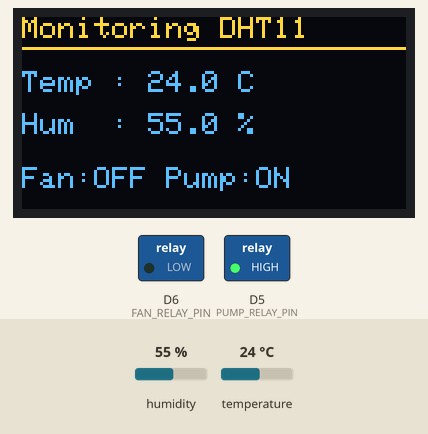
Recording of a program running on a simulated ESP8266 (NodeMCU). Shown: 128×64 one-colour display, switched loads named in the program (green lamp = pin HIGH). Inputs (shaded band) come from the test bench; at power-on: temperature 24 °C, humidity 55 %. The OLED is the two-colour kind (top 16 rows yellow); WiFi joins after 1.5 s; servers stay silent unless stated; what the program prints to the serial monitor is not drawn.

Above: at 4.6 s.
4.7 s: temperature set to 29 °C
At 7.9 s:
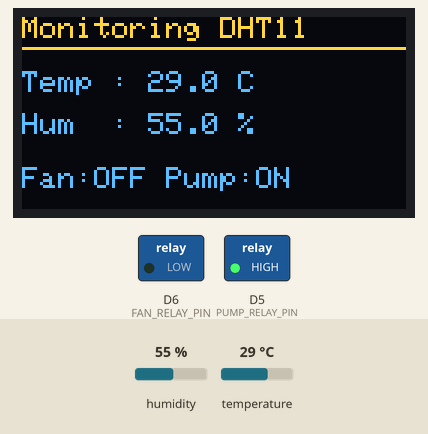
8.9 s: temperature set to 32 °C
At 12.1 s:
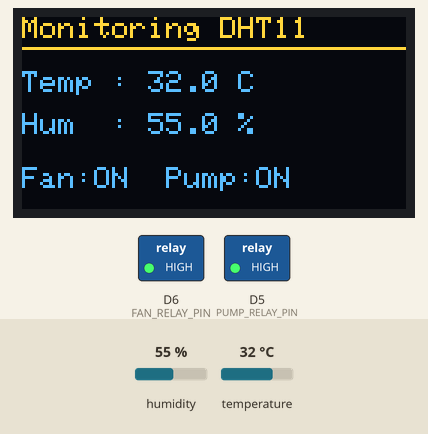
12.9 s: humidity set to 58 %
16.9 s: humidity set to 61 %
At 20.6 s:
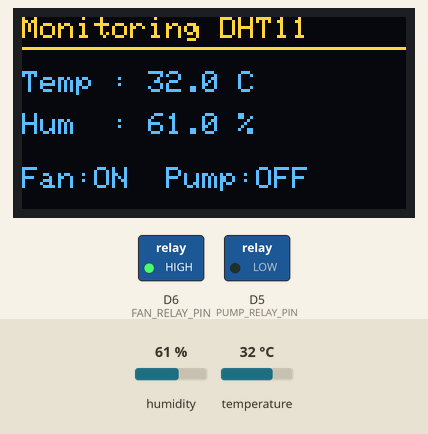
20.9 s: humidity set to 22 %
At 24.8 s:
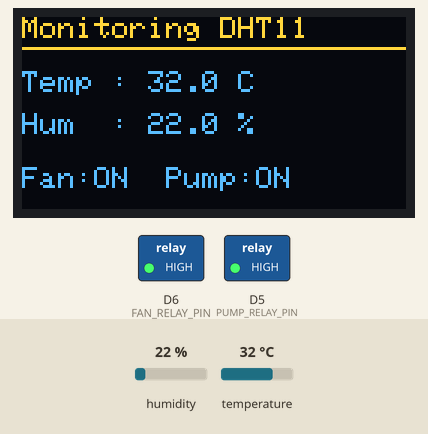
Timing chart, 0 to 25.9 s (numbered marks = the images above; inputs shaded):
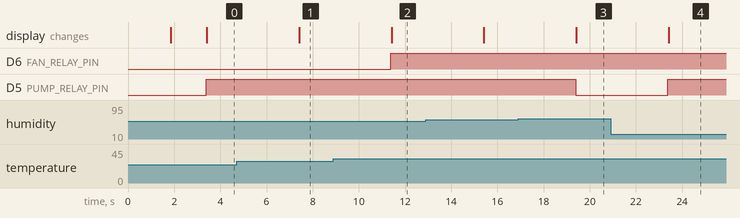

The program:

main.cpp
```cpp
#include <Arduino.h>
#include <ESP8266WiFi.h>
#include "globals.h"
#include <BlynkSimpleEsp8266.h>
#include "hardware.h"

void checkSensorAndControl();

void setup()
{
    Serial.begin(115200);
    Serial.println();

    dht.begin();

    // Login ke Blynk Cloud
    Blynk.begin(BLYNK_AUTH_TOKEN, ssid, pass);

    pinMode(FAN_RELAY_PIN, OUTPUT);
    pinMode(PUMP_RELAY_PIN, OUTPUT);

    // Relay OFF (Active LOW)
    fanOff();
    pumpOff();

    initOLED();

    // Cek sensor tiap 2 detik, tapi kirim ke Blynk cuman kalau perlu (checkSensorAndControl)
    timer.setInterval(SENSOR_CHECK_INTERVAL, checkSensorAndControl);

    // Jalankan pertama kali agar data sensor dan OLED langsung terisi
    checkSensorAndControl();

    Serial.println("System Ready");
}

void loop()
{
    Blynk.run();
    timer.run();
}

/* ==========================================================
   Saat device baru connect ke Blynk:
   Reset status switch manual ke OFF (Auto), matikan semua LED status,
   dan kirim status Wifi.
   ========================================================== */
BLYNK_CONNECTED()
{
    Blynk.virtualWrite(VPIN_PUMP_SW, 0);
    Blynk.virtualWrite(VPIN_PUMP_LED, 0);
    Blynk.virtualWrite(VPIN_FAN_LED, 0);
    Blynk.virtualWrite(VPIN_WIFI, 1);

    lastSentPumpState = false;
    lastSentFanState = false;
    lastSentWifi = 1;
}


/* ==========================================================
   Cek sensor, jalankan kontrol relay, update OLED,
   dan kirim ke Blynk HANYA kalau perlu (hemat kuota)
   ========================================================== */
void checkSensorAndControl()
{
    readSensor(currentTemp, currentHum);

    if (isnan(currentTemp) || isnan(currentHum))
    {
        Serial.println("Failed to read DHT11");
        showError("DHT11 ERROR");
        return;
    }

    controlRelay(currentTemp, currentHum);

    bool fanState  = (digitalRead(FAN_RELAY_PIN)  == HIGH);
    bool pumpState = (digitalRead(PUMP_RELAY_PIN) == HIGH);

    Serial.println("--------------------------------");
    Serial.printf("Temperature : %.1f C\n", currentTemp);
    Serial.printf("Humidity    : %.1f %%\n", currentHum);
    Serial.printf("Fan         : %s (auto)\n", fanState ? "ON" : "OFF");
    Serial.printf("Pump        : %s (auto)\n", pumpState ? "ON" : "OFF");

    showSensorData(currentTemp, currentHum);

    bool needSend = false;
    unsigned long now = millis();

    // Heartbeat: paksa kirim tiap 60 detik walau tidak ada perubahan
    if (now - lastHeartbeat >= HEARTBEAT_INTERVAL)
    {
        needSend = true;
        lastHeartbeat = now;
    }

    // Kirim suhu hanya jika berubah cukup signifikan
    if (fabs(currentTemp - lastSentTemp) >= TEMP_DELTA_MIN || needSend)
    {
        Blynk.virtualWrite(VPIN_SUHU, currentTemp);
        lastSentTemp = currentTemp;
    }

    // Kirim kelembapan hanya jika berubah cukup signifikan
    if (fabs(currentHum - lastSentHum) >= HUM_DELTA_MIN || needSend)
    {
        Blynk.virtualWrite(VPIN_HUMID, currentHum);
        lastSentHum = currentHum;
    }

    // Kirim status kipas hanya jika berubah
    if (fanState != lastSentFanState || needSend)
    {
        Blynk.virtualWrite(VPIN_FAN_LED, fanState ? 1 : 0);
        lastSentFanState = fanState;
    }

    // Kirim status pompa dan switch Blynk hanya jika berubah
    if (pumpState != lastSentPumpState || needSend)
    {
        Blynk.virtualWrite(VPIN_PUMP_SW, pumpState ? 1 : 0);
        Blynk.virtualWrite(VPIN_PUMP_LED, pumpState ? 1 : 0);
        lastSentPumpState = pumpState;
    }

    // Status Wifi cukup dicek/dikirim saat heartbeat saja
    if (needSend)
    {
        int wifiNow = (WiFi.status() == WL_CONNECTED) ? 1 : 0;
        if (wifiNow != lastSentWifi)
        {
            Blynk.virtualWrite(VPIN_WIFI, wifiNow);
            lastSentWifi = wifiNow;
        }
    }
}
```

globals.h
```cpp
#ifndef GLOBALS_H
#define GLOBALS_H

#include "config.h"
#include <Arduino.h>
#include <DHT.h>
#include <Adafruit_SSD1306.h>
#include <Blynk/BlynkTimer.h>

// Objects
extern DHT dht;
extern Adafruit_SSD1306 display;
extern BlynkTimer timer;

// State variables
extern float currentTemp;
extern float currentHum;

extern float lastSentTemp;
extern float lastSentHum;
extern bool lastSentFanState;
extern bool lastSentPumpState;
extern int lastSentWifi;

extern unsigned long lastHeartbeat;

#endif // GLOBALS_H
```

hardware.h
```cpp
#ifndef HARDWARE_H
#define HARDWARE_H

#include <Arduino.h>

void initOLED();
void readSensor(float &temperature, float &humidity);
void showSensorData(float temperature, float humidity);
void showError(const char *message);

void controlRelay(float temperature, float humidity);

void fanOn();
void fanOff();

void pumpOn();
void pumpOff();

#endif // HARDWARE_H
```

globals.cpp
```cpp
#include "globals.h"

// WiFi
char ssid[] = "IPhone Perdi";
char pass[] = "12345678999";

// Objects
DHT dht(DHT_PIN, DHT_TYPE);

Adafruit_SSD1306 display(
    SCREEN_WIDTH,
    SCREEN_HEIGHT,
    &Wire,
    OLED_RESET
);

BlynkTimer timer;

// State variables
float currentTemp = 0.0;
float currentHum = 0.0;

float lastSentTemp     = -999.0;
float lastSentHum      = -999.0;
bool  lastSentFanState = false;
bool  lastSentPumpState= false;
int   lastSentWifi     = -1;

unsigned long lastHeartbeat = 0;
```

hardware.cpp
```cpp
#include "hardware.h"
#include "globals.h"
#include <Wire.h>

/* ==========================================================
   Inisialisasi OLED
   ========================================================== */
void initOLED()
{
    Wire.begin(LCD_PIN_SDA, LCD_PIN_SCL);

    if (!display.begin(SSD1306_SWITCHCAPVCC, OLED_ADDRESS))
    {
        Serial.println("OLED initialization failed!");
        while (true);
    }

    display.clearDisplay();
    display.setTextColor(SSD1306_WHITE);

    display.setTextSize(2);
    display.setCursor(8, 10);
    display.println("ESP8266");

    display.setTextSize(1);
    display.setCursor(18, 40);
    display.println("OLED Ready");

    display.display();

    delay(1500);
}

/* ==========================================================
   Baca Sensor DHT11
   ========================================================== */
void readSensor(float &temperature, float &humidity)
{
    temperature = dht.readTemperature();
    humidity = dht.readHumidity();
}

/* ==========================================================
   Kontrol Relay
   ========================================================== */
void controlRelay(float temperature, float humidity)
{
    // Kipas (Mode otomatis berdasarkan suhu)
    if (temperature > TEMP_THRESHOLD)
        fanOn();
    else
        fanOff();

    // Pompa (Mode otomatis berdasarkan kelembapan)
    if (humidity < HUM_THRESHOLD)
    {
        pumpOn();
    }
    else
    {
        pumpOff();
    }
}

void fanOn()
{
    digitalWrite(FAN_RELAY_PIN, HIGH);    // Active HIGH
}

void fanOff()
{
    digitalWrite(FAN_RELAY_PIN, LOW);
}

void pumpOn()
{
    digitalWrite(PUMP_RELAY_PIN, HIGH);   // Active HIGH
}

void pumpOff()
{
    digitalWrite(PUMP_RELAY_PIN, LOW);
}

/* ==========================================================
   Display OLED
   ========================================================== */
void showSensorData(float temperature, float humidity)
{
    display.clearDisplay();

    display.setTextSize(1);

    display.setCursor(0, 0);
    display.println("Monitoring DHT11");

    display.drawLine(0, 10, 127, 10, SSD1306_WHITE);

    display.setCursor(0, 18);
    display.print("Temp : ");
    display.print(temperature, 1);
    display.print(" C");

    display.setCursor(0, 32);
    display.print("Hum  : ");
    display.print(humidity, 1);
    display.print(" %");

    display.setCursor(0, 50);
    display.print("Fan:");
    display.print(digitalRead(FAN_RELAY_PIN) == HIGH ? "ON " : "OFF");

    display.print(" Pump:");
    display.print(digitalRead(PUMP_RELAY_PIN) == HIGH ? "ON" : "OFF");

    display.display();
}

/* ==========================================================
   Error Display
   ========================================================== */
void showError(const char *message)
{
    display.clearDisplay();

    display.setTextSize(2);
    display.setCursor(0, 15);
    display.println("ERROR");

    display.setTextSize(1);
    display.setCursor(0, 45);
    display.println(message);

    display.display();
}
```

config.h
```cpp
#ifndef CONFIG_H
#define CONFIG_H

#define BLYNK_TEMPLATE_ID           "TMPL6WC99jfYu"
#define BLYNK_TEMPLATE_NAME         "Quickstart Template"
#define BLYNK_AUTH_TOKEN            "e4rzTK7W2x6c7klI-l7ZtGl-mydqGQGy"

#define BLYNK_PRINT Serial

#include <Arduino.h>

// DHT11
#define DHT_PIN         D4
#define DHT_TYPE        DHT11

// OLED I2C
#define LCD_PIN_SDA     D2
#define LCD_PIN_SCL     D1

// Relay
#define FAN_RELAY_PIN   D6    // IN1 -> Kipas
#define PUMP_RELAY_PIN  D5    // IN2 -> Pompa

#define SCREEN_WIDTH    128
#define SCREEN_HEIGHT   64
#define OLED_RESET      -1
#define OLED_ADDRESS    0x3C

const float TEMP_THRESHOLD = 30.0;   // Kipas ON jika suhu > 30°C
const float HUM_THRESHOLD  = 60.0;   // Pompa ON jika kelembapan < 60%

/* ==========================================================
   Blynk Virtual Pin
   V4  -> Suhu            (Gauge)
   V5  -> Kelembapan      (Gauge)
   V6  -> Wifi            (LED)
   V7  -> Status Kipas    (LED)
   V8  -> Status Pompa    (LED)
   V9  -> Switch Pompa    (Switch, manual ON/OFF)
   V10 -> Switch Kipas    (Switch, manual ON/OFF)
   ========================================================== */

#define VPIN_SUHU       V4
#define VPIN_HUMID      V5
#define VPIN_WIFI       V6
#define VPIN_FAN_LED    V7
#define VPIN_PUMP_LED   V8
#define VPIN_PUMP_SW    V9
#define VPIN_FAN_SW     V10

// Interval
const unsigned long SENSOR_CHECK_INTERVAL = 2000;   // cek sensor & kontrol relay tiap 2 detik
const unsigned long HEARTBEAT_INTERVAL    = 60000;  // paksa kirim data tiap 60 detik walau tidak berubah
const float TEMP_DELTA_MIN  = 0.3;   // kirim suhu ke Blynk hanya jika berubah >= 0.3 C
const float HUM_DELTA_MIN   = 1.0;   // kirim kelembapan ke Blynk hanya jika berubah >= 1 %

extern char ssid[];
extern char pass[];

#endif // CONFIG_H
```

Measured:
- the behaviour switches between 30 and 31 °C on temperature (found by bisection; images 1 and 2)
- the behaviour switches between 59 and 60 % on humidity (found by bisection; images 2 and 3)
- after the input at 4.7 s, the display: changes after 2.7 s (image 1)
- after the input at 8.9 s, D6 (FAN_RELAY_PIN): LOW → HIGH after 2.5 s; the display: changes after 2.5 s (image 2)
- after the input at 16.9 s, D5 (PUMP_RELAY_PIN): HIGH → LOW after 2.5 s; the display: changes after 2.5 s (image 3)
- after the input at 20.9 s, D5 (PUMP_RELAY_PIN): LOW → HIGH after 2.5 s; the display: changes after 2.5 s (image 4)
